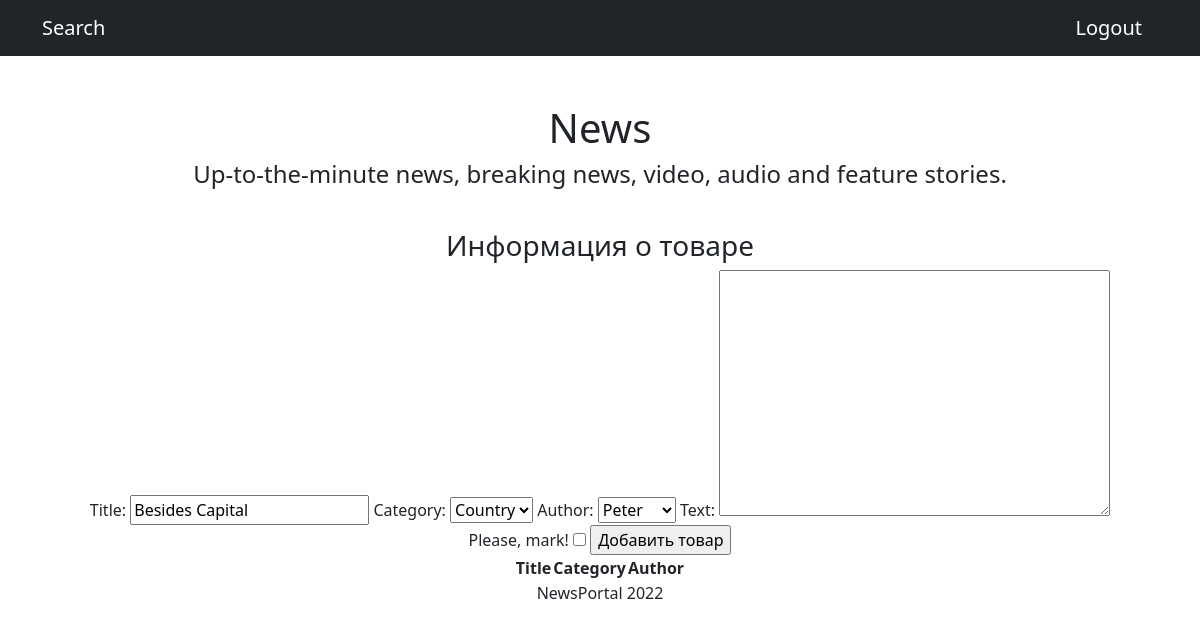
Page /news/create/17/ on the committed database.
### news/models.py (models this page shows, shortened)
class New(models.Model):
    title = models.CharField(max_length=64, null=True, blank=True)
    text = models.TextField(max_length=356, null=True, blank=True)
    category = models.ForeignKey('Category', on_delete=models.CASCADE)
    author = models.ForeignKey('Author', on_delete=models.CASCADE)
    date = models.DateTimeField(auto_now_add=True, null=True, blank=True)
    class Meta:
        ordering = ['-date']

### news/views.py (the view)
# urls.py: path('create/<int:pk>/', NewUpdateView.as_view(), name='update'),
class NewUpdateView(UpdateView):
    template_name = 'news/create.html'
    form_class = NewForm
    def get_object(self, **kwargs):
        id = self.kwargs.get('pk')
        return New.objects.get(pk=id)

### news/forms.py
class NewForm(ModelForm):
    check_box = BooleanField(label='Please, mark!')  # добавляем галочку, или же true-false поле
    class Meta:
        model = New
        fields = ['title', 'category', 'author', 'text', 'check_box']

### news/models.py (called while the page is built)
    def __str__(self):
        return f'{self.name}'

    def __str__(self):
        return f'{self.name}'

### news/templates/news/create.html (shortened to what this page needs)
{% extends 'news/default.html' %}
{% block title %} News {% endblock title %}
{% block content %}
<h3>Информация о товаре</h3>
<form method="POST">
    {{ form }}
    <input type="submit" value="Добавить товар">
</form>
<table>
    <thead>
    <tr>
        <th>Title</th>
        <th>Category</th>
        <th>Author</th>
    </tr>
    </thead>
</table>
{% endblock content %}

### rows in the picture
New: title "Besides Capital", category "Country", author "Peter"
